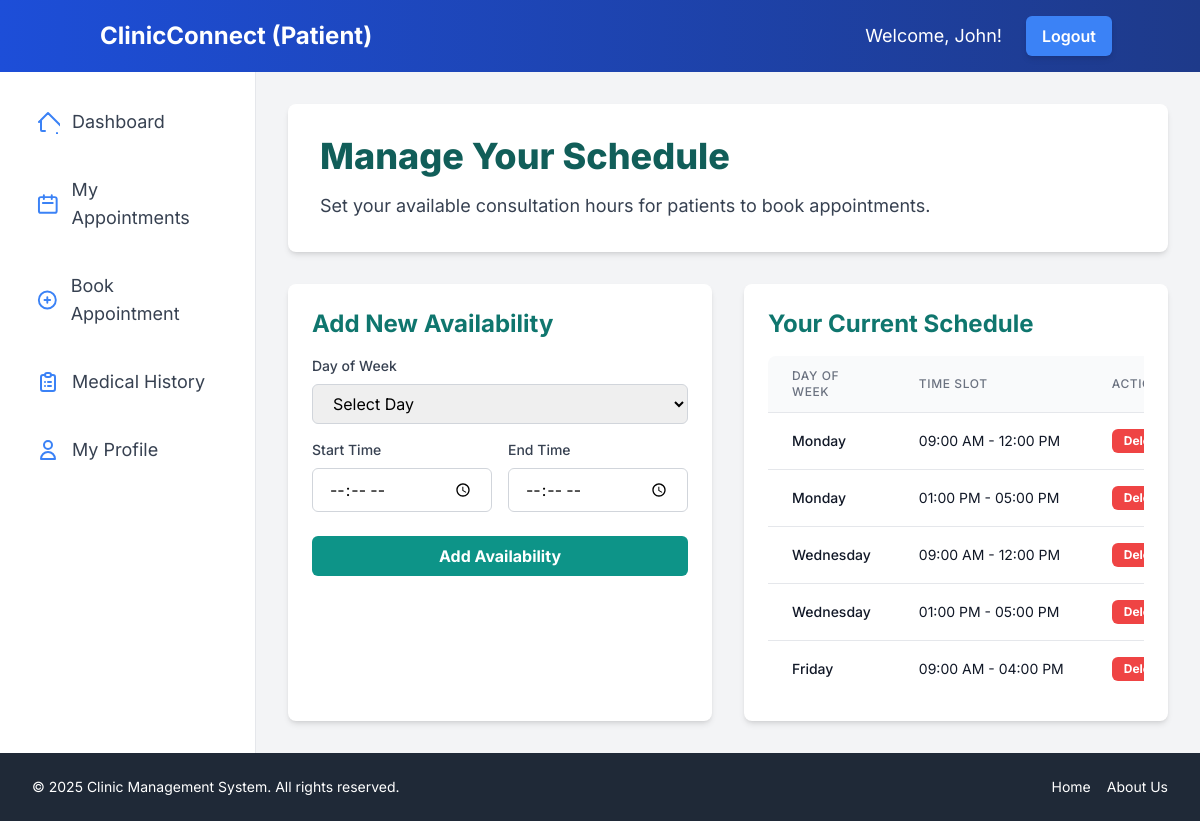
Screenshot of /dashboard/assistant/schedule.php (signed in) with the database file from the repository.
### tables this page shows
CREATE TABLE `patienttbl` (
  `PatientID` int(11) NOT NULL,
  `FirstName` varchar(100) NOT NULL,
  `LastName` varchar(100) NOT NULL,
  `Age` int(3) DEFAULT NULL,
  `Gender` enum('Male','Female','Other') DEFAULT NULL,
  `Address` varchar(255) DEFAULT NULL,
  `ContactNumber` varchar(20) DEFAULT NULL,
  `MedicalHistory` text DEFAULT NULL,
  `Email` varchar(100) NOT NULL,
  `Password` varchar(255) NOT NULL,
  `CreatedAt` timestamp NOT NULL DEFAULT current_timestamp()
);

CREATE TABLE `assistantscheduletbl` (
  `ScheduleID` int(11) NOT NULL,
  `AssistantID` int(11) NOT NULL,
  `DayOfWeek` enum('Sunday','Monday','Tuesday','Wednesday','Thursday','Friday','Saturday') NOT NULL,
  `StartTime` time NOT NULL,
  `EndTime` time NOT NULL,
  `IsAvailable` tinyint(1) NOT NULL DEFAULT 1,
  `CreatedAt` timestamp NOT NULL DEFAULT current_timestamp()
);

### dashboard/assistant/schedule.php (the view, shortened to what this page needs)
<?php
include_once '../../includes/header.php';
$assistant_id = $_SESSION['user_id'];
$schedule_slots = [];
$stmt = $conn->prepare("SELECT ScheduleID, DayOfWeek, StartTime, EndTime FROM AssistantScheduleTBL WHERE AssistantID = ? ORDER BY FIELD(DayOfWeek, 'Sunday', 'Monday', 'Tuesday', 'Wednesday', 'Thursday', 'Friday', 'Saturday'), StartTime ASC");
if ($stmt) {
    $stmt->bind_param("i", $assistant_id);
    $stmt->execute();
    $result = $stmt->get_result();
    while ($row = $result->fetch_assoc()) {
        $schedule_slots[] = $row;
    }
} else {
    error_log("Failed to prepare statement for fetching schedule: " . $conn->error);
    $message = "Error retrieving schedule.";
    $message_type = 'error';
}
?>
<div class="bg-white p-8 rounded-lg shadow-md mb-8">
    <h1 class="text-4xl font-extrabold text-teal-800 mb-4">Manage Your Schedule</h1>
    <p class="text-gray-700 text-lg">
        Set your available consultation hours for patients to book appointments.
    </p>
</div>
<div class="grid grid-cols-1 lg:grid-cols-2 gap-8">
    <div class="bg-white p-6 rounded-lg shadow-md">
        <h2 class="text-2xl font-bold text-teal-700 mb-4">Add New Availability</h2>
        <form action="../../actions/manage_schedule.php" method="POST">
            <div class="mb-4">
                <label for="dayOfWeek" class="block text-gray-700 text-sm font-medium mb-2">Day of Week</label>
                <select id="dayOfWeek" name="day_of_week"
                        class="w-full px-4 py-2 border border-gray-300 rounded-md focus:outline-none focus:ring-2 focus:ring-teal-500" required>
                    <option value="">Select Day</option>
                </select>
            </div>
            <div class="grid grid-cols-1 sm:grid-cols-2 gap-4 mb-6">
                <div>
                    <label for="startTime" class="block text-gray-700 text-sm font-medium mb-2">Start Time</label>
                    <input type="time" id="startTime" name="start_time"
                           class="w-full px-4 py-2 border border-gray-300 rounded-md focus:outline-none focus:ring-2 focus:ring-teal-500" required>
                </div>
                <div>
                    <label for="endTime" class="block text-gray-700 text-sm font-medium mb-2">End Time</label>
                    <input type="time" id="endTime" name="end_time"
                           class="w-full px-4 py-2 border border-gray-300 rounded-md focus:outline-none focus:ring-2 focus:ring-teal-500" required>
                </div>
            </div>
            <button type="submit"
                    class="w-full bg-teal-600 hover:bg-teal-700 text-white font-bold py-2 px-6 rounded-md focus:outline-none focus:ring-2 focus:ring-teal-500 focus:ring-opacity-50 transition duration-300 ease-in-out">
                Add Availability
            </button>
        </form>
    </div>
    <div class="bg-white p-6 rounded-lg shadow-md">
        <h2 class="text-2xl font-bold text-teal-700 mb-4">Your Current Schedule</h2>
        <?php if (empty($schedule_slots)): ?>
            <div class="bg-yellow-50 border-l-4 border-yellow-400 text-yellow-800 p-4 rounded-md shadow-sm" role="alert">
                <p class="font-bold">No availability slots added yet.</p>
                <p>Add new slots using the form on the left.</p>
            </div>
        <?php else: ?>
            <div class="overflow-x-auto">
                <table class="min-w-full divide-y divide-gray-200">
                    <thead class="bg-gray-50">
                        <tr>
                            <th scope="col" class="px-6 py-3 text-left text-xs font-medium text-gray-500 uppercase tracking-wider rounded-tl-lg">
                                Day of Week
                            </th>
                            <th scope="col" class="px-6 py-3 text-left text-xs font-medium text-gray-500 uppercase tracking-wider">
                                Time Slot
                            </th>
                            <th scope="col" class="px-6 py-3 text-left text-xs font-medium text-gray-500 uppercase tracking-wider rounded-tr-lg">
                                Actions
                            </th>
                        </tr>
                    </thead>
                    <tbody class="bg-white divide-y divide-gray-200">
                        <?php foreach ($schedule_slots as $slot): ?>
                            <tr>
                                <td class="px-6 py-4 whitespace-nowrap text-sm font-medium text-gray-900">
                                    <?php echo htmlspecialchars($slot['DayOfWeek']); ?>
                                </td>
                                <td class="px-6 py-4 whitespace-nowrap text-sm text-gray-900">
                                    <?php echo date('h:i A', strtotime($slot['StartTime'])) . ' - ' . date('h:i A', strtotime($slot['EndTime'])); ?>
                                </td>
                                <td class="px-6 py-4 whitespace-nowrap text-sm font-medium">
                                    <button onclick="confirmDeleteSlot(<?php echo $slot['ScheduleID']; ?>)"
                                            class="bg-red-500 hover:bg-red-600 text-white font-bold py-1 px-3 rounded-md text-xs transition duration-300 ease-in-out">
                                        Delete
                                    </button>
                                </td>
                            </tr>
                        <?php endforeach; ?>
                    </tbody>
                </table>
            </div>
        <?php endif; ?>
    </div>
</div>
<?php
include_once '../../includes/footer.php';
?>

### includes/header.php (shortened to what this page needs)
<?php
require_once $_SERVER['DOCUMENT_ROOT'] . '/clinic-management/config/db_connection.php';
$user_id = $_SESSION['user_id'];
$user_role = $_SESSION['user_role'];
$user_name = "User";
$dashboard_base_path = "";
$nav_color_from = "";
$nav_color_to = "";
$accent_color = "";
switch ($user_role) {
    case 'patient':
        $stmt = $conn->prepare("SELECT FirstName FROM PatientTBL WHERE PatientID = ?");
        $stmt->bind_param("i", $user_id);
        $stmt->execute();
        $result = $stmt->get_result();
        if ($result->num_rows > 0) {
            $row = $result->fetch_assoc();
            $user_name = $row['FirstName'];
        }
        $dashboard_base_path = "/clinic-management/dashboard/patient";
        $nav_color_from = "from-blue-700";
        $nav_color_to = "to-blue-900";
        $accent_color = "text-blue-500";
        $hover_bg_color = "hover:bg-blue-100";
        $hover_text_color = "hover:text-blue-700";
        $btn_color = "bg-blue-500 hover:bg-blue-600";
        $welcome_prefix = "Welcome, ";
        break;
}
?>
<!DOCTYPE html>
<html lang="en">
<head>
    <script src="https://cdn.tailwindcss.com"></script>
</head>
<body class="bg-gray-100 font-inter">
    <div class="flex flex-col min-h-screen">
        <nav class="bg-gradient-to-r <?php echo $nav_color_from; ?> <?php echo $nav_color_to; ?> p-4 shadow-lg">
            <div class="container mx-auto flex justify-between items-center">
                <a href="<?php echo $dashboard_base_path; ?>/index.php" class="text-white text-2xl font-bold rounded-lg px-3 py-1 <?php echo str_replace('bg-', 'hover:bg-', $nav_color_from); ?> transition duration-300">
                    ClinicConnect (<?php echo ucfirst($user_role); ?>)
                </a>
                <div class="flex items-center space-x-4 sm:space-x-6">
                    <span class="text-white text-base sm:text-lg hidden sm:inline">
                        <?php echo $welcome_prefix . htmlspecialchars($user_name); ?>!
                    </span>
                    <a href="/clinic-management/actions/logout.php"
                       class="<?php echo $btn_color; ?> text-white font-semibold py-2 px-4 rounded-md shadow-md transition duration-300 ease-in-out">
                        Logout
                    </a>
                </div>
            </div>
        </nav>
        <div class="flex flex-1">
            <aside class="w-64 bg-white p-6 shadow-xl border-r border-gray-200 hidden sm:block">
                <nav>
                    <ul>
                        <?php if ($user_role === 'patient'): ?>
                            <li class="mb-4">
                                <a href="<?php echo $dashboard_base_path; ?>/index.php"
                                   class="flex items-center p-3 text-lg text-gray-700 <?php echo $hover_bg_color; ?> <?php echo $hover_text_color; ?> rounded-md transition duration-200 ease-in-out">
                                    <svg class="w-6 h-6 mr-3 <?php echo $accent_color; ?>" fill="none" stroke="currentColor" viewBox="0 0 24 24" xmlns="http://www.w3.org/2000/svg"><path stroke-linecap="round" stroke-linejoin="round" stroke-width="2" d="M3 12l2-2m0 0l7-7 7 7M5 10v10a1 1 0 001 1h3m10-11l2 2m0 0l7 7m-1 7v-3m-6 3v-3m-8 3h3m-6 0h3"></path></svg>
                                    Dashboard
                                </a>
                            </li>
                            <li class="mb-4">
                                <a href="<?php echo $dashboard_base_path; ?>/appointments.php"
                                   class="flex items-center p-3 text-lg text-gray-700 <?php echo $hover_bg_color; ?> <?php echo $hover_text_color; ?> rounded-md transition duration-200 ease-in-out">
                                    <svg class="w-6 h-6 mr-3 <?php echo $accent_color; ?>" fill="none" stroke="currentColor" viewBox="0 0 24 24" xmlns="http://www.w3.org/2000/svg"><path stroke-linecap="round" stroke-linejoin="round" stroke-width="2" d="M8 7V3m8 4V3m-9 8h10M5 21h14a2 2 0 002-2V7a2 2 0 00-2-2H5a2 2 0 00-2 2v12a2 2 0 002 2z"></path></svg>
                                    My Appointments
                                </a>
                            </li>
                            <li class="mb-4">
                                <a href="<?php echo $dashboard_base_path; ?>/create_appointment.php"
                                   class="flex items-center p-3 text-lg text-gray-700 <?php echo $hover_bg_color; ?> <?php echo $hover_text_color; ?> rounded-md transition duration-200 ease-in-out">
                                    <svg class="w-6 h-6 mr-3 <?php echo $accent_color; ?>" fill="none" stroke="currentColor" viewBox="0 0 24 24" xmlns="http://www.w3.org/2000/svg"><path stroke-linecap="round" stroke-linejoin="round" stroke-width="2" d="M12 9v3m0 0v3m0-3h3m-3 0H9m12 0a9 9 0 11-18 0 9 9 0 0118 0z"></path></svg>
                                    Book Appointment
                                </a>
                            </li>
                            <li class="mb-4">
                                <a href="<?php echo $dashboard_base_path; ?>/history.php"
                                   class="flex items-center p-3 text-lg text-gray-700 <?php echo $hover_bg_color; ?> <?php echo $hover_text_color; ?> rounded-md transition duration-200 ease-in-out">
                                    <svg class="w-6 h-6 mr-3 <?php echo $accent_color; ?>" fill="none" stroke="currentColor" viewBox="0 0 24 24" xmlns="http://www.w3.org/2000/svg"><path stroke-linecap="round" stroke-linejoin="round" stroke-width="2" d="M9 5H7a2 2 0 00-2 2v12a2 2 0 002 2h10a2 2 0 002-2V7a2 2 0 00-2-2h-2M9 5a2 2 0 002 2h2a2 2 0 002-2M9 5a2 2 0 012-2h2a2 2 0 012 2m-3 7h3m-3 4h3m-6-4h.01M9 16h.01"></path></svg>
                                    Medical History
                                </a>
                            </li>
                            <li class="mb-4">
                                <a href="<?php echo $dashboard_base_path; ?>/profile.php"
                                   class="flex items-center p-3 text-lg text-gray-700 <?php echo $hover_bg_color; ?> <?php echo $hover_text_color; ?> rounded-md transition duration-200 ease-in-out">
                                    <svg class="w-6 h-6 mr-3 <?php echo $accent_color; ?>" fill="none" stroke="currentColor" viewBox="0 0 24 24" xmlns="http://www.w3.org/2000/svg"><path stroke-linecap="round" stroke-linejoin="round" stroke-width="2" d="M16 7a4 4 0 11-8 0 4 4 0 018 0zM12 14a7 7 0 00-7 7h14a7 7 0 00-7-7z"></path></svg>
                                    My Profile
                                </a>
                            </li>
                        <?php endif; ?>
                    </ul>
                </nav>
            </aside>
            <main class="flex-1 p-8 bg-gray-100 main-content">

### includes/footer.php (shortened to what this page needs)
            </main>
        </div>
        <footer class="bg-gray-800 text-white py-6 mt-auto">
            <div class="max-w-7xl mx-auto px-4 sm:px-6 lg:px-8 flex flex-col md:flex-row justify-between items-center text-sm">
                <p>&copy; <?php echo date("Y"); ?> Clinic Management System. All rights reserved.</p>
                <div class="flex flex-wrap justify-center md:justify-end gap-x-4 gap-y-1 mt-3 md:mt-0">
                    <a href="/clinic-management/index.php" class="hover:text-purple-300 transition duration-300 ease-in-out">Home</a>
                    <a href="/clinic-management/about.php" class="hover:text-purple-300 transition duration-300 ease-in-out">About Us</a>
                </div>
            </div>
        </footer>
    </div>
</body>
</html>

### includes/header.php (style rules this page uses)
html, body { height: 100%; }
body { display: flex; flex-direction: column; font-family: 'Inter', sans-serif; }
.main-content { flex-grow: 1; }

### rows the page displays
patienttbl: FirstName "John"
assistantscheduletbl: DayOfWeek "Monday", StartTime "09:00 AM", EndTime "12:00 PM"
assistantscheduletbl: DayOfWeek "Monday", StartTime "01:00 PM", EndTime "05:00 PM"
assistantscheduletbl: DayOfWeek "Wednesday", StartTime "09:00 AM", EndTime "12:00 PM"
assistantscheduletbl: DayOfWeek "Wednesday", StartTime "01:00 PM", EndTime "05:00 PM"
assistantscheduletbl: DayOfWeek "Friday", StartTime "09:00 AM", EndTime "04:00 PM"

### other values shown
$user_role "Patient"
$welcome_prefix "Welcome,"
